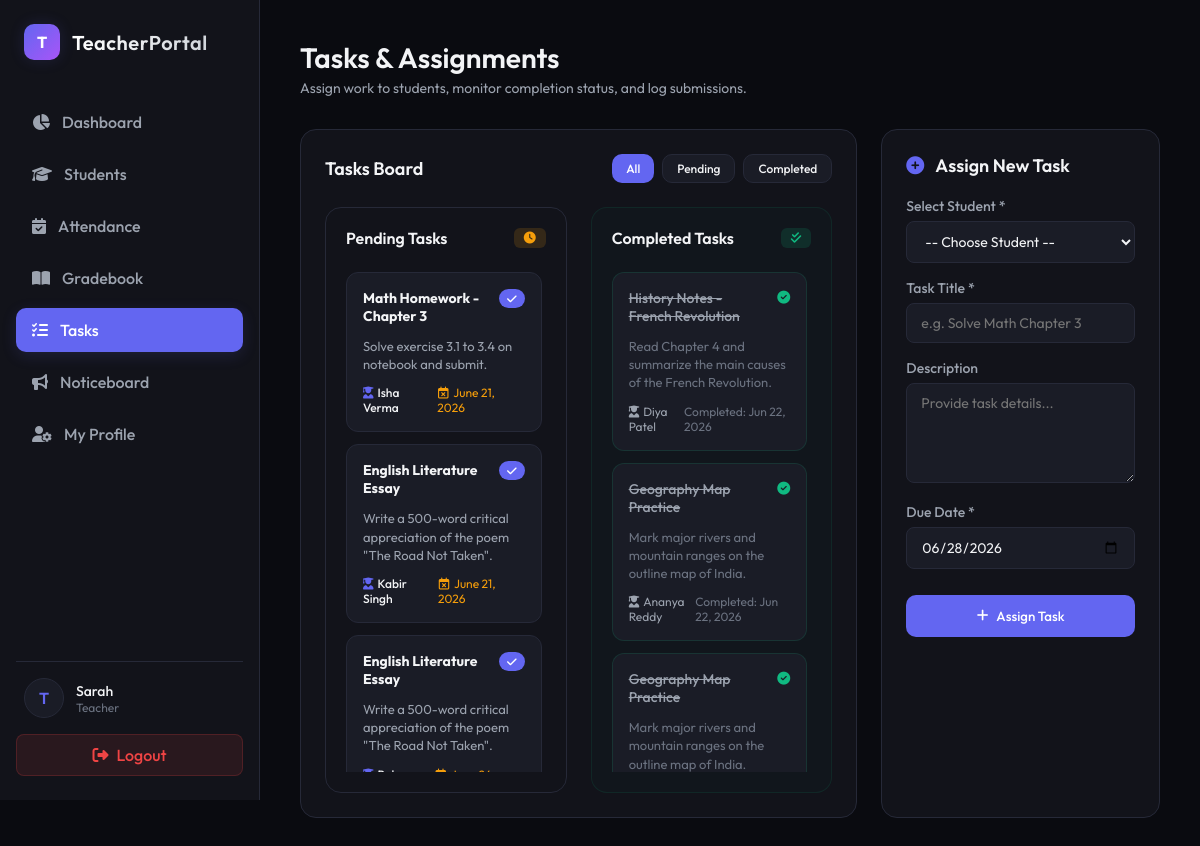
Page /tasks/ (signed in) on the committed database.
### core/models.py (models this page shows, shortened)
class Task(models.Model):
    STATUS_CHOICES = [
        ('PENDING', 'Pending'),
        ('COMPLETED', 'Completed'),
    ]
    student = models.ForeignKey(Student, on_delete=models.CASCADE, related_name='tasks')
    title = models.CharField(max_length=200)
    description = models.TextField(blank=True, null=True)
    due_date = models.DateField()
    status = models.CharField(max_length=20, choices=STATUS_CHOICES, default='PENDING')
    created_at = models.DateTimeField(auto_now_add=True)
    updated_at = models.DateTimeField(auto_now=True)
    class Meta:
        ordering = ['due_date', '-created_at']

class Student(models.Model):
    teacher = models.ForeignKey(User, on_delete=models.CASCADE, related_name='students')
    name = models.CharField(max_length=100)
    roll_number = models.CharField(max_length=20)
    grade = models.CharField(max_length=50, verbose_name="Class/Grade")
    email = models.EmailField(blank=True, null=True)
    guardian_name = models.CharField(max_length=100, blank=True, null=True)
    guardian_phone = models.CharField(max_length=20, blank=True, null=True)
    created_at = models.DateTimeField(auto_now_add=True)
    class Meta:
        ordering = ['name']
        unique_together = ('teacher', 'roll_number')

### core/views.py (the view, shortened to what this page needs)
# urls.py: path('tasks/', views.web_tasks, name='tasks'),
@login_required
def web_tasks(request):
    teacher = request.user
    students = Student.objects.filter(teacher=teacher)
    tasks = Task.objects.filter(student__teacher=teacher)
    status_filter = request.GET.get('status', 'ALL')
    if status_filter in ['PENDING', 'COMPLETED']:
        tasks = tasks.filter(status=status_filter)
    context = {
        'students': students,
        'tasks': tasks,
        'status_filter': status_filter,
        'active_tab': 'tasks',
    }
    return render(request, 'core/tasks.html', context)

### core/templates/core/tasks.html (shortened to what this page needs)
{% extends 'core/base.html' %}
{% block content %}
<div class="header">
    <div class="header-title">
        <h1>Tasks & Assignments</h1>
        <p>Assign work to students, monitor completion status, and log submissions.</p>
    </div>
</div>
<div class="dashboard-layout" style="grid-template-columns: 2fr 1fr;">
    <div class="panel">
        <div class="panel-header" style="margin-bottom: 24px;">
            <h2 class="panel-title">Tasks Board</h2>
            <div style="display: flex; gap: 8px;">
                <a href="{% url 'tasks' %}?status=ALL" class="btn {% if status_filter == 'ALL' %}btn-primary{% else %}btn-secondary{% endif %}" style="padding: 6px 14px; font-size: 12px;">All</a>
                <a href="{% url 'tasks' %}?status=PENDING" class="btn {% if status_filter == 'PENDING' %}btn-primary{% else %}btn-secondary{% endif %}" style="padding: 6px 14px; font-size: 12px;">Pending</a>
                <a href="{% url 'tasks' %}?status=COMPLETED" class="btn {% if status_filter == 'COMPLETED' %}btn-primary{% else %}btn-secondary{% endif %}" style="padding: 6px 14px; font-size: 12px;">Completed</a>
            </div>
        </div>
        <div class="task-board">
            {% if status_filter == 'ALL' or status_filter == 'PENDING' %}
            <div class="task-column">
                <div class="task-column-header">
                    <span>Pending Tasks</span>
                    <span class="badge badge-pending" style="border-radius: 6px;">
                        {% if status_filter == 'ALL' %}
                            <i class="fa-solid fa-clock"></i>
                        {% else %}
                            {{ tasks.count }}
                        {% endif %}
                    </span>
                </div>
                <div style="display: flex; flex-direction: column; gap: 12px; max-height: 500px; overflow-y: auto; padding-right: 4px;">
                    {% for task in tasks %}
                        {% if task.status == 'PENDING' %}
                        <div class="task-card">
                            <div class="task-card-header">
                                <div class="task-card-title"><strong>{{ task.title }}</strong></div>
                                <a href="{% url 'complete_task' task.id %}?next=tasks" class="btn btn-primary" style="padding: 4px 8px; font-size: 11px;" title="Mark Complete">
                                    <i class="fa-solid fa-check"></i>
                                </a>
                            </div>
                            <div class="task-card-desc">{{ task.description|default:"No description provided" }}</div>
                            <div class="task-card-footer">
                                <span style="font-weight: 500; color: var(--text-primary);">
                                    <i class="fa-solid fa-user-graduate" style="color: var(--primary); margin-right: 4px;"></i>{{ task.student.name }}
                                </span>
                                <span style="color: var(--warning);">
                                    <i class="fa-regular fa-calendar-times" style="margin-right: 4px;"></i>{{ task.due_date }}
                                </span>
                            </div>
                        </div>
                        {% endif %}
                    {% empty %}
                        <div style="text-align: center; color: var(--text-secondary); padding: 30px 0;">
                            No pending tasks.
                        </div>
                    {% endfor %}
                </div>
            </div>
            {% endif %}
            {% if status_filter == 'ALL' or status_filter == 'COMPLETED' %}
            <div class="task-column" style="background-color: rgba(16, 185, 129, 0.02); border-color: rgba(16, 185, 129, 0.1);">
                <div class="task-column-header">
                    <span>Completed Tasks</span>
                    <span class="badge badge-completed" style="border-radius: 6px;">
                        {% if status_filter == 'ALL' %}
                            <i class="fa-solid fa-check-double"></i>
                        {% else %}
                            {{ tasks.count }}
                        {% endif %}
                    </span>
                </div>
                <div style="display: flex; flex-direction: column; gap: 12px; max-height: 500px; overflow-y: auto; padding-right: 4px;">
                    {% for task in tasks %}
                        {% if task.status == 'COMPLETED' %}
                        <div class="task-card" style="border-color: rgba(16, 185, 129, 0.15);">
                            <div class="task-card-header">
                                <div class="task-card-title" style="color: var(--text-secondary); text-decoration: line-through;">{{ task.title }}</div>
                                <span style="color: var(--success); font-size: 13px;"><i class="fa-solid fa-circle-check"></i></span>
                            </div>
                            <div class="task-card-desc" style="color: var(--text-muted);">{{ task.description|default:"No description" }}</div>
                            <div class="task-card-footer">
                                <span style="color: var(--text-secondary);">
                                    <i class="fa-solid fa-user-graduate" style="margin-right: 4px;"></i>{{ task.student.name }}
                                </span>
                                <span style="color: var(--text-muted);">
                                    Completed: {{ task.updated_at|date:"M d, Y" }}
                                </span>
                            </div>
                        </div>
                        {% endif %}
                    {% empty %}
                        <div style="text-align: center; color: var(--text-secondary); padding: 30px 0;">
                            No completed tasks.
                        </div>
                    {% endfor %}
                </div>
            </div>
            {% endif %}
        </div>
    </div>
    <div class="panel">
        <h2 class="panel-title" style="margin-bottom: 20px;">
            <i class="fa-solid fa-circle-plus" style="color: var(--primary); margin-right: 8px;"></i>
            Assign New Task
        </h2>
        <form method="POST" action="{% url 'tasks' %}">
            <div class="form-group">
                <label for="student_id">Select Student *</label>
                <select id="student_id" name="student_id" required class="form-control">
                    <option value="" disabled selected>-- Choose Student --</option>
                </select>
            </div>
            <div class="form-group">
                <label for="title">Task Title *</label>
                <input type="text" id="title" name="title" required class="form-control" placeholder="e.g. Solve Math Chapter 3">
            </div>
            <div class="form-group">
                <label for="description">Description</label>
                <textarea id="description" name="description" class="form-control" placeholder="Provide task details..."></textarea>
            </div>
            <div class="form-group">
                <label for="due_date">Due Date *</label>
                <input type="date" id="due_date" name="due_date" required class="form-control">
            </div>
            <button type="submit" class="btn btn-primary" style="width: 100%; margin-top: 10px; height: 42px;">
                <i class="fa-solid fa-plus"></i> Assign Task
            </button>
        </form>
    </div>
</div>
{% endblock %}

### core/templates/core/base.html (shortened to what this page needs)
{% load static %}
<!DOCTYPE html>
<html lang="en">
<head>
    <link rel="stylesheet" href="{% static 'css/styles.css' %}?v={% now 'U' %}">
    <link rel="stylesheet" href="https://cdnjs.cloudflare.com/ajax/libs/font-awesome/6.4.0/css/all.min.css">
</head>
<body>
    {% if user.is_authenticated %}
    <aside class="sidebar">
        <div class="logo-container">
            <div class="logo-icon">T</div>
            <div class="logo-text">TeacherPortal</div>
        </div>
        <ul class="nav-links">
            <li class="nav-item {% if active_tab == 'dashboard' %}active{% endif %}">
                <a href="{% url 'dashboard' %}">
                    <i class="fa-solid fa-chart-pie"></i>
                    <span>Dashboard</span>
                </a>
            </li>
            <li class="nav-item {% if active_tab == 'students' %}active{% endif %}">
                <a href="{% url 'students' %}">
                    <i class="fa-solid fa-graduation-cap"></i>
                    <span>Students</span>
                </a>
            </li>
            {% if not user.is_superuser and not user.is_staff %}
            <li class="nav-item {% if active_tab == 'attendance' %}active{% endif %}">
                <a href="{% url 'attendance' %}">
                    <i class="fa-solid fa-calendar-check"></i>
                    <span>Attendance</span>
                </a>
            </li>
            <li class="nav-item {% if active_tab == 'gradebook' %}active{% endif %}">
                <a href="{% url 'gradebook' %}">
                    <i class="fa-solid fa-book-open"></i>
                    <span>Gradebook</span>
                </a>
            </li>
            <li class="nav-item {% if active_tab == 'tasks' %}active{% endif %}">
                <a href="{% url 'tasks' %}">
                    <i class="fa-solid fa-list-check"></i>
                    <span>Tasks</span>
                </a>
            </li>
            {% endif %}
            <li class="nav-item {% if active_tab == 'notices' %}active{% endif %}">
                <a href="{% url 'notices' %}">
                    <i class="fa-solid fa-bullhorn"></i>
                    <span>Noticeboard</span>
                </a>
            </li>
            {% if not user.is_superuser and not user.is_staff %}
            <li class="nav-item {% if active_tab == 'profile' %}active{% endif %}">
                <a href="{% url 'web_profile' %}">
                    <i class="fa-solid fa-user-gear"></i>
                    <span>My Profile</span>
                </a>
            </li>
            {% endif %}
        </ul>
        <div class="sidebar-footer">
            <div class="user-profile">
                <div class="user-avatar">
                    {{ user.username|slice:":1"|upper }}
                </div>
                <div class="user-info">
                    <div class="user-name">{{ user.first_name|default:user.username }}</div>
                    <div class="user-role">{% if user.is_superuser or user.is_staff %}Super Admin{% else %}Teacher{% endif %}</div>
                </div>
            </div>
            <a href="{% url 'logout' %}" class="logout-btn">
                <i class="fa-solid fa-right-from-bracket"></i>
                <span>Logout</span>
            </a>
        </div>
    </aside>
    {% endif %}
    <main class="main-content" style="{% if not user.is_authenticated %}margin-left: 0; max-width: 100vw; display: flex; align-items: center; justify-content: center; padding: 20px;{% endif %}">
        {% block content %}{% endblock %}
    </main>
</body>
</html>

### rows in the picture
Task: title "Math Homework - Chapter 3", description "Solve exercise 3.1 to 3.4 on notebook and submit.", student.name "Isha Verma", due_date "June 21, 2026"
Task: title "English Literature Essay", description "Write a 500-word critical appreciation of the poem \"The Road Not Taken\".", student.name "Kabir Singh", due_date "June 21, 2026"
Task: title "English Literature Essay", description "Write a 500-word critical appreciation of the poem \"The Road Not Taken\"."
Task: title "History Notes - French Revolution", description "Read Chapter 4 and summarize the main causes of the French Revolution.", student.name "Diya Patel", updated_at "Jun 22, 2026"
Task: title "Geography Map Practice", description "Mark major rivers and mountain ranges on the outline map of India.", student.name "Ananya Reddy", updated_at "Jun 22, 2026"
Task: title "Geography Map Practice", description "Mark major rivers and mountain ranges on the outline map of India."

### other values in the picture
{{ user.username|slice:":1"|upper }} "T"
{{ user.first_name|default:user.username }} "Sarah"
